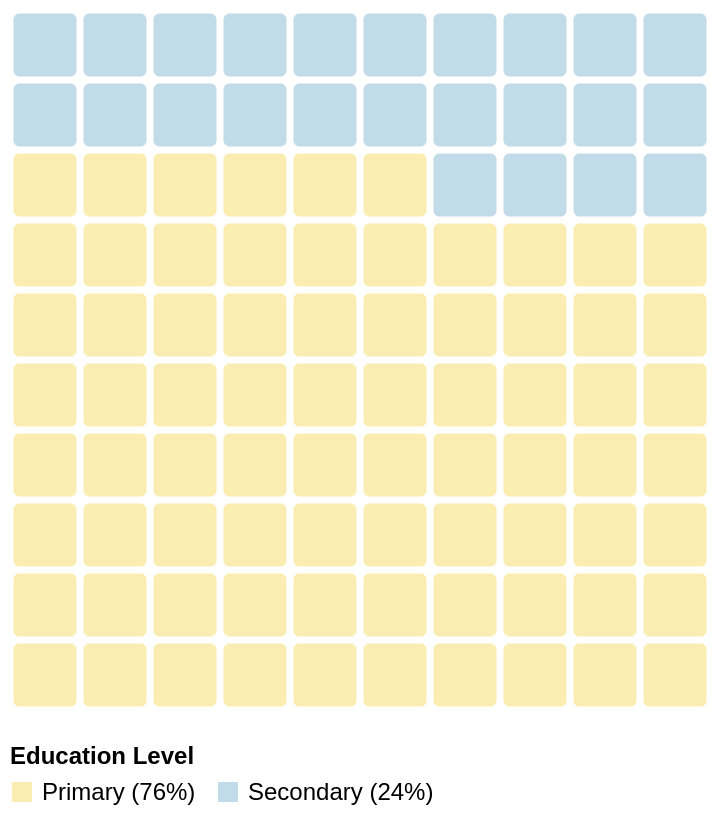

Here is the Vega-Lite specification saved for this chart:
### Vega-Lite specification from a JSON file in a GitHub repository (floating-point values rounded to 4 significant figures)
{"$schema": "https://vega.github.io/schema/vega-lite/v5.json", "width": 350, "height": 350, "data": {"values": [{"id": 0, "row": 0, "col": 0, "stage": "Primary", "label": "76%"}, {"id": 1, "row": 0, "col": 1, "stage": "Primary", "label": "76%"}, {"id": 2, "row": 0, "col": 2, "stage": "Primary", "label": "76%"}, {"id": 3, "row": 0, "col": 3, "stage": "Primary", "label": "76%"}, {"id": 4, "row": 0, "col": 4, "stage": "Primary", "label": "76%"}, {"id": 5, "row": 0, "col": 5, "stage": "Primary", "label": "76%"}, {"id": 6, "row": 0, "col": 6, "stage": "Primary", "label": "76%"}, {"id": 7, "row": 0, "col": 7, "stage": "Primary", "label": "76%"}, {"id": 8, "row": 0, "col": 8, "stage": "Primary", "label": "76%"}, {"id": 9, "row": 0, "col": 9, "stage": "Primary", "label": "76%"}, {"id": 10, "row": 1, "col": 0, "stage": "Primary", "label": "76%"}, {"id": 11, "row": 1, "col": 1, "stage": "Primary", "label": "76%"}, {"id": 12, "row": 1, "col": 2, "stage": "Primary", "label": "76%"}, {"id": 13, "row": 1, "col": 3, "stage": "Primary", "label": "76%"}, {"id": 14, "row": 1, "col": 4, "stage": "Primary", "label": "76%"}, {"id": 15, "row": 1, "col": 5, "stage": "Primary", "label": "76%"}, {"id": 16, "row": 1, "col": 6, "stage": "Primary", "label": "76%"}, {"id": 17, "row": 1, "col": 7, "stage": "Primary", "label": "76%"}, {"id": 18, "row": 1, "col": 8, "stage": "Primary", "label": "76%"}, {"id": 19, "row": 1, "col": 9, "stage": "Primary", "label": "76%"}, {"id": 20, "row": 2, "col": 0, "stage": "Primary", "label": "76%"}, {"id": 21, "row": 2, "col": 1, "stage": "Primary", "label": "76%"}, {"id": 22, "row": 2, "col": 2, "stage": "Primary", "label": "76%"}, {"id": 23, "row": 2, "col": 3, "stage": "Primary", "label": "76%"}, {"id": 24, "row": 2, "col": 4, "stage": "Primary", "label": "76%"}, {"id": 25, "row": 2, "col": 5, "stage": "Primary", "label": "76%"}, {"id": 26, "row": 2, "col": 6, "stage": "Primary", "label": "76%"}, {"id": 27, "row": 2, "col": 7, "stage": "Primary", "label": "76%"}, {"id": 28, "row": 2, "col": 8, "stage": "Primary", "label": "76%"}, {"id": 29, "row": 2, "col": 9, "stage": "Primary", "label": "76%"}, {"id": 30, "row": 3, "col": 0, "stage": "Primary", "label": "76%"}, {"id": 31, "row": 3, "col": 1, "stage": "Primary", "label": "76%"}, {"id": 32, "row": 3, "col": 2, "stage": "Primary", "label": "76%"}, {"id": 33, "row": 3, "col": 3, "stage": "Primary", "label": "76%"}, {"id": 34, "row": 3, "col": 4, "stage": "Primary", "label": "76%"}, {"id": 35, "row": 3, "col": 5, "stage": "Primary", "label": "76%"}, {"id": 36, "row": 3, "col": 6, "stage": "Primary", "label": "76%"}, {"id": 37, "row": 3, "col": 7, "stage": "Primary", "label": "76%"}, {"id": 38, "row": 3, "col": 8, "stage": "Primary", "label": "76%"}, {"id": 39, "row": 3, "col": 9, "stage": "Primary", "label": "76%"}, {"id": 40, "row": 4, "col": 0, "stage": "Primary", "label": "76%"}, {"id": 41, "row": 4, "col": 1, "stage": "Primary", "label": "76%"}, {"id": 42, "row": 4, "col": 2, "stage": "Primary", "label": "76%"}, {"id": 43, "row": 4, "col": 3, "stage": "Primary", "label": "76%"}, {"id": 44, "row": 4, "col": 4, "stage": "Primary", "label": "76%"}, {"id": 45, "row": 4, "col": 5, "stage": "Primary", "label": "76%"}, {"id": 46, "row": 4, "col": 6, "stage": "Primary", "label": "76%"}, {"id": 47, "row": 4, "col": 7, "stage": "Primary", "label": "76%"}, {"id": 48, "row": 4, "col": 8, "stage": "Primary", "label": "76%"}, {"id": 49, "row": 4, "col": 9, "stage": "Primary", "label": "76%"}, {"id": 50, "row": 5, "col": 0, "stage": "Primary", "label": "76%"}, {"id": 51, "row": 5, "col": 1, "stage": "Primary", "label": "76%"}, {"id": 52, "row": 5, "col": 2, "stage": "Primary", "label": "76%"}, {"id": 53, "row": 5, "col": 3, "stage": "Primary", "label": "76%"}, {"id": 54, "row": 5, "col": 4, "stage": "Primary", "label": "76%"}, {"id": 55, "row": 5, "col": 5, "stage": "Primary", "label": "76%"}, {"id": 56, "row": 5, "col": 6, "stage": "Primary", "label": "76%"}, {"id": 57, "row": 5, "col": 7, "stage": "Primary", "label": "76%"}, {"id": 58, "row": 5, "col": 8, "stage": "Primary", "label": "76%"}, {"id": 59, "row": 5, "col": 9, "stage": "Primary", "label": "76%"}, {"id": 60, "row": 6, "col": 0, "stage": "Primary", "label": "76%"}, {"id": 61, "row": 6, "col": 1, "stage": "Primary", "label": "76%"}, {"id": 62, "row": 6, "col": 2, "stage": "Primary", "label": "76%"}, {"id": 63, "row": 6, "col": 3, "stage": "Primary", "label": "76%"}, {"id": 64, "row": 6, "col": 4, "stage": "Primary", "label": "76%"}, {"id": 65, "row": 6, "col": 5, "stage": "Primary", "label": "76%"}, {"id": 66, "row": 6, "col": 6, "stage": "Primary", "label": "76%"}, {"id": 67, "row": 6, "col": 7, "stage": "Primary", "label": "76%"}, {"id": 68, "row": 6, "col": 8, "stage": "Primary", "label": "76%"}, {"id": 69, "row": 6, "col": 9, "stage": "Primary", "label": "76%"}, {"id": 70, "row": 7, "col": 0, "stage": "Primary", "label": "76%"}, {"id": 71, "row": 7, "col": 1, "stage": "Primary", "label": "76%"}, {"id": 72, "row": 7, "col": 2, "stage": "Primary", "label": "76%"}, {"id": 73, "row": 7, "col": 3, "stage": "Primary", "label": "76%"}, {"id": 74, "row": 7, "col": 4, "stage": "Primary", "label": "76%"}, {"id": 75, "row": 7, "col": 5, "stage": "Primary", "label": "76%"}, {"id": 76, "row": 7, "col": 6, "stage": "Secondary", "label": "24%"}, {"id": 77, "row": 7, "col": 7, "stage": "Secondary", "label": "24%"}, {"id": 78, "row": 7, "col": 8, "stage": "Secondary", "label": "24%"}, {"id": 79, "row": 7, "col": 9, "stage": "Secondary", "label": "24%"}, {"id": 80, "row": 8, "col": 0, "stage": "Secondary", "label": "24%"}, {"id": 81, "row": 8, "col": 1, "stage": "Secondary", "label": "24%"}, {"id": 82, "row": 8, "col": 2, "stage": "Secondary", "label": "24%"}, {"id": 83, "row": 8, "col": 3, "stage": "Secondary", "label": "24%"}, {"id": 84, "row": 8, "col": 4, "stage": "Secondary", "label": "24%"}, {"id": 85, "row": 8, "col": 5, "stage": "Secondary", "label": "24%"}, {"id": 86, "row": 8, "col": 6, "stage": "Secondary", "label": "24%"}, {"id": 87, "row": 8, "col": 7, "stage": "Secondary", "label": "24%"}, {"id": 88, "row": 8, "col": 8, "stage": "Secondary", "label": "24%"}, {"id": 89, "row": 8, "col": 9, "stage": "Secondary", "label": "24%"}, {"id": 90, "row": 9, "col": 0, "stage": "Secondary", "label": "24%"}, {"id": 91, "row": 9, "col": 1, "stage": "Secondary", "label": "24%"}, {"id": 92, "row": 9, "col": 2, "stage": "Secondary", "label": "24%"}, {"id": 93, "row": 9, "col": 3, "stage": "Secondary", "label": "24%"}, {"id": 94, "row": 9, "col": 4, "stage": "Secondary", "label": "24%"}, {"id": 95, "row": 9, "col": 5, "stage": "Secondary", "label": "24%"}, {"id": 96, "row": 9, "col": 6, "stage": "Secondary", "label": "24%"}, {"id": 97, "row": 9, "col": 7, "stage": "Secondary", "label": "24%"}, {"id": 98, "row": 9, "col": 8, "stage": "Secondary", "label": "24%"}, {"id": 99, "row": 9, "col": 9, "stage": "Secondary", "label": "24%"}]}, "mark": {"type": "rect", "cornerRadius": 3}, "encoding": {"x": {"field": "col", "type": "ordinal", "axis": null}, "y": {"field": "row", "type": "ordinal", "axis": null, "sort": "descending"}, "color": {"field": "stage", "type": "nominal", "scale": {"domain": ["Primary", "Secondary"], "range": ["#fbedb2", "#c1dbe8"]}, "legend": {"title": "Education Level", "orient": "bottom", "labelExpr": "datum.label == \"Primary\" ? \"Primary (76%)\" : \"Secondary (24%)\"", "labelFontSize": 12, "titleFontSize": 12}}, "tooltip": [{"field": "stage", "type": "nominal", "title": "Level"}, {"field": "label", "type": "nominal", "title": "Percentage"}]}, "config": {"view": {"stroke": null}, "scale": {"bandPaddingInner": 0.1}}}
